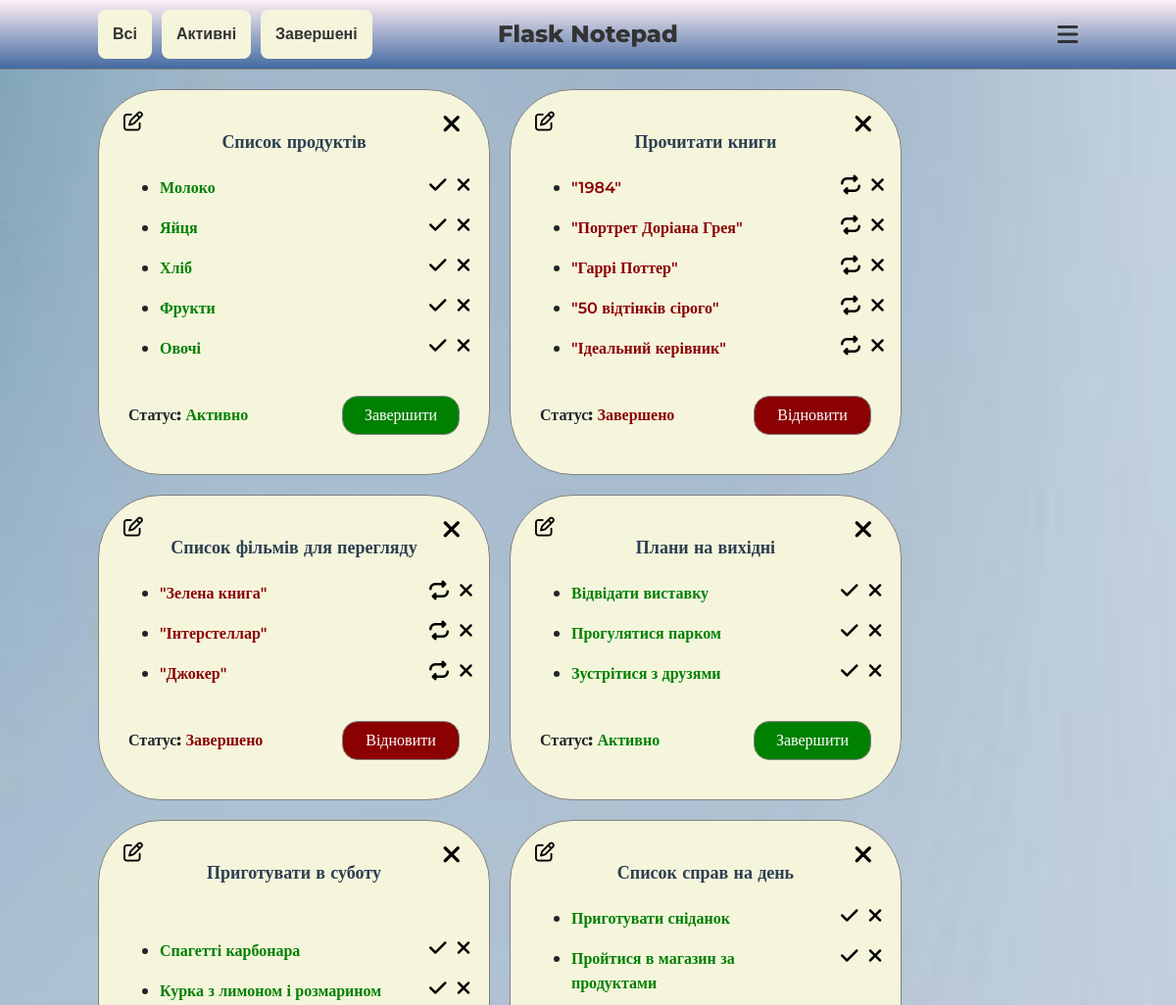
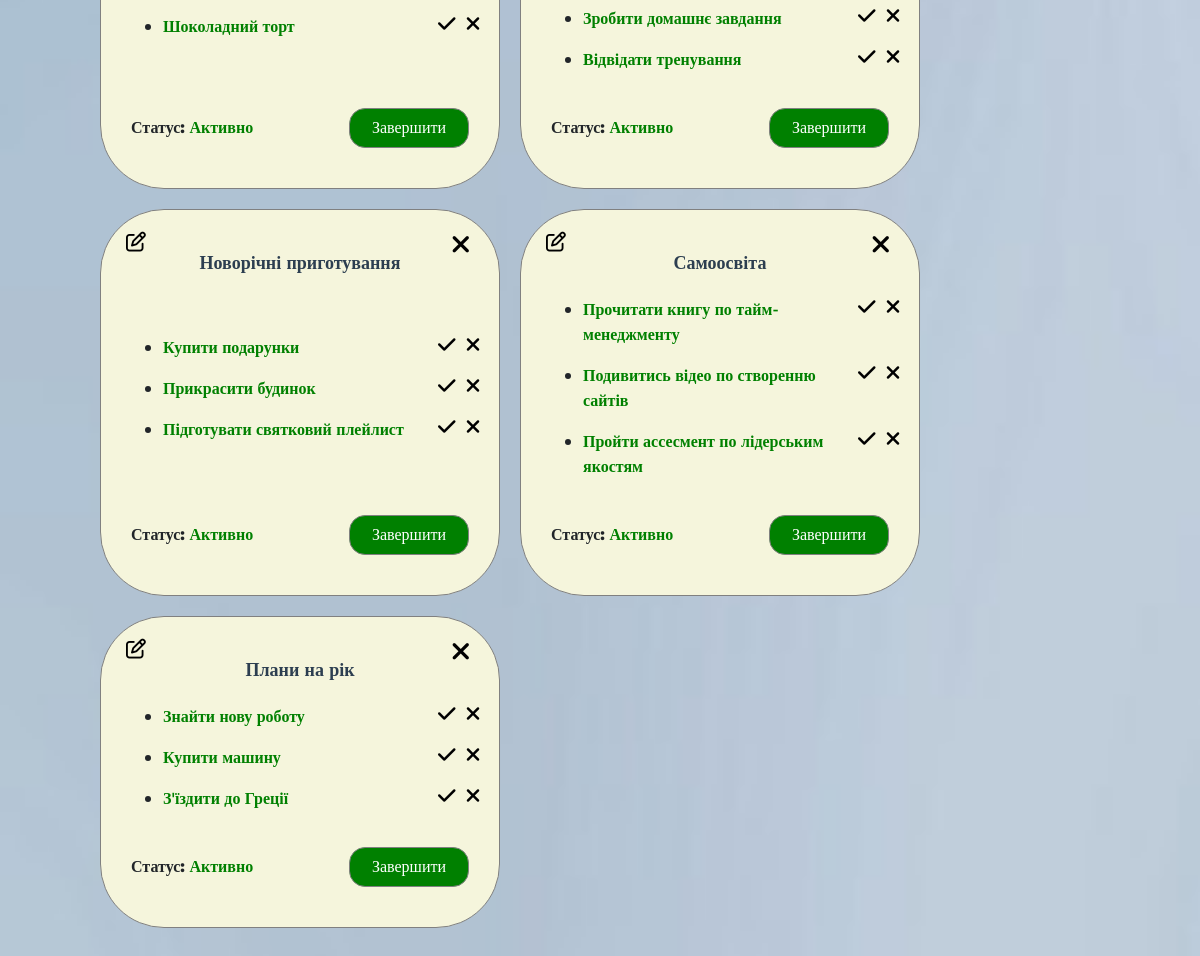
The page / on the database its author committed (2 pictures, top to bottom).
### my_app/models.py (models this page shows)
class ToDo(db.Model):
    id = db.Column(db.Integer, primary_key=True)
    title = db.Column(db.String(300))
    is_complete = db.Column(db.Boolean)
    subtasks = db.relationship('Subtask', backref='todo', cascade='all, delete-orphan')

class Subtask(db.Model):
    id = db.Column(db.Integer, primary_key=True)
    title = db.Column(db.String(300))
    is_complete = db.Column(db.Boolean)
    todo_id = db.Column(db.Integer, db.ForeignKey('to_do.id'), nullable=False)

### my_app/routes.py (the view)
@app.get('/')
def home():
    status = request.args.get('status')  # Отримуємо параметр 'status' з URL
    if status == 'active':
        todo_list = ToDo.query.filter_by(is_complete=False).all()
    elif status == 'completed':
        todo_list = ToDo.query.filter_by(is_complete=True).all()
    else:
        todo_list = ToDo.query.all()
    return render_template('my_app/index.html', todo_list=todo_list, title='Головна сторінка')

### my_app/templates/my_app/index.html (shortened to what this page needs)
{% extends 'my_app/layout.html' %}
{% block content %}
<header>
    <div class="header_block">
        <div class="sort">
            <a href="{{ url_for('home') }}">Всі</a>
            <a href="{{ url_for('home', status='active') }}">Активні</a>
            <a href="{{ url_for('home', status='completed') }}">Завершені</a>
        </div>
        <p class="main_name">Flask Notepad</p>
        <div class="add_notations" id="add_notation"><i class="fa-solid fa-bars"></i></div>
    </div>
</header>
<main>
    <div class="notations_block">
        {% for todo in todo_list %}
            <div class="notation_block">
                <p class="notation_title">{{ todo.title }}</p>
                <i onclick="openEditMenu('{{ todo.id }}')" class="edit fa-regular fa-pen-to-square"></i>
                <a class="cancel" href="/delete/{{ todo.id }}"><i class="fa-solid fa-xmark"></i></a>
                <div class="subtasks">
                    {% for subtask in todo.subtasks %}
                        <div class="subtask_block">
                            <ul>
                                <li>
                                    <div class="subtask_li">
                                        <form class="subtask_form col-12" action="/update/subtask/{{ subtask.id }}" method="post">
                                            {% if subtask.is_complete == False %}
                                                <div class="subtask_text_block">
                                                    <span class="active_status">{{ subtask.title }}</span></span>
                                                </div>
                                                <button type="submit"><i class="fa-solid fa-check"></i></button>
                                            {% else %}
                                                <div class="subtask_text_block">
                                                    <span class="dis_status">{{ subtask.title }}</span></span>
                                                </div>
                                                <button type="submit"><i class="fa-solid fa-repeat"></i></i></button>
                                            {% endif %}
                                        </form>
                                        <form action="/delete/subtask/{{ subtask.id }}" method="post">
                                            <button type="submit"><i class="fa-solid fa-xmark"></i></button>
                                        </form>
                                    </div>
                                </li>
                            </ul>
                        </div>
                    {% endfor %}
                </div>
                <div class="status">
                    <form action="/update/{{ todo.id }}" method="post">
                        {% if todo.is_complete == False %}
                            <div class="status_block">
                                <span class="notation_status">Статус: <span class="active_status">Активно</span></span>
                                <button class="active_button" type="submit">Завершити</button>
                            </div>
                        {% else %}
                            <div class="status_block">
                                <span class="notation_status">Статус: <span class="dis_status">Завершено</span></span>
                                <button class="button_dis" type="submit">Відновити</button>
                            </div>
                        {% endif %}
                    </form>
                </div>
            </div>
        {% endfor %}
    </div>
</main>
{% endblock content %}

### my_app/templates/my_app/layout.html (shortened to what this page needs)
<!doctype html>
<html lang="ru">
<head>
    <link href="https://cdn.jsdelivr.net/npm/bootstrap@5.3.0/dist/css/bootstrap.min.css" rel="stylesheet">
    <link rel="stylesheet" href="{{ url_for('static', filename='css/main.css') }}">
</head>
<body>
{% block content %}
{% endblock content %}
</body>
</html>

### my_app/static/css/main.css (style rules this page uses)
* { padding: 0; margin: 0; }
body { background-image: url('../img/background.jpg'); background-repeat: no-repeat; background-size: cover; min-height: 100vh; }
header { border-bottom: 1px solid grey; background-image: linear-gradient(#FFF0F5,#4369A1); }
.header_block { height: 70px; display: flex; margin: 0 100px; padding: 10px 0; justify-content: space-between; position: relative; }
.header_block .main_name { position: absolute; top: 10px; left: 50%; height: 50px; color: #333333; display: flex; justify-content: center; align-items: center; margin: 0; margin-left: -92px; font-family: 'Montserrat'; font-weight: 800; font-size: 24px; }
.header_block .add_notations { display: flex; align-items: center; justify-content: center; }
.header_block i { color: #333333; font-size: 24px; cursor: pointer; transition: all .5s ease; }
.header_block .sort { display: flex; }
.header_block .sort a { display: flex; justify-content: center; align-items: center; font-family: 'Montserrat', sans-serif; font-weight: 800; font-size: 16px; margin: 0 10px 0 0; text-decoration: none; background-color: #f5f5dc; color: #333333; padding: 10px 15px; border-radius: 8px; transition: all .5s ease; }
.notations_block { display: flex; padding: 20px 100px; flex-wrap: wrap; }
.notation_block { position: relative; width: 400px; min-height: 300px; border: 1px solid grey; border-radius: 64px; margin: 0 20px 20px 0; padding: 40px 30px; background: #f5f5dc; display: flex; flex-direction: column; justify-content: space-between; }
.notation_block .cancel { position: absolute; top: 15px; left: 350px; color: black; font-size: 26px; transition: all .5s ease; }
.notation_block .edit { position: absolute; top: 22px; left: 25px; color: black; cursor: pointer; font-size: 20px; transition: all .5s ease; }
.notation_block .notation_title { color: #2C3E50; display: flex; justify-content: center; align-items: center; font-family: 'Montserrat'; font-weight: 800; font-size: 18px; margin-bottom: 20px; }
.status { margin-top: 20px; }
.status_block { display: flex; justify-content: space-between; align-items: center; }
.status_block button { font-family: 'Montserrat'; font-weight: 400; font-size: 16px; width: 120px; height: 40px; border: 1px solid grey; border-radius: 16px; transition: all .5s ease; }
.notation_status { font-family: 'Montserrat'; font-weight: 800; font-size: 16px; }
.active_status { font-family: 'Montserrat'; font-weight: 600; font-size: 16px; color: green; }
.dis_status { font-family: 'Montserrat'; font-weight: 600; font-size: 16px; color: darkred; }
.active_button { background: green; color: white; }
.button_dis { background: darkred; color: white; }
.subtask_li { display: flex; width: 100%; }
.subtask_li .subtask_form { display: flex; justify-content: space-between; }
.subtask_li .subtask_form .subtask_text_block { width: 250px; word-wrap: break-word; }
.subtask_li button { display: flex; justify-content: center; align-items: flex-start; background: transparent; border: 0; }
.subtask_li button i { font-size: 20px; }
.subtask_li button i:first-child { margin-right: 10px; }
.subtask_block { position: relative; display: flex; align-items: center; }

### rows shown on the page
ToDo: title "Список продуктів", shows "Статус:", is_complete "Активно"
Subtask: title "Молоко"
Subtask: title "Яйця"
Subtask: title "Хліб"
Subtask: title "Фрукти"
Subtask: title "Овочі"
ToDo: title "Прочитати книги", shows "Статус:", is_complete "Завершено"
Subtask: title "\"1984\""
Subtask: title "\"Портрет Доріана Грея\""
Subtask: title "\"Гаррі Поттер\""
Subtask: title "\"50 відтінків сірого\""
Subtask: title "\"Ідеальний керівник\""
ToDo: title "Список фільмів для перегляду", shows "Статус:", is_complete "Завершено"
Subtask: title "\"Зелена книга\""
Subtask: title "\"Інтерстеллар\""
Subtask: title "\"Джокер\""
ToDo: title "Плани на вихідні", shows "Статус:", is_complete "Активно"
Subtask: title "Відвідати виставку"
Subtask: title "Прогулятися парком"
Subtask: title "Зустрітися з друзями"
ToDo: title "Приготувати в суботу", shows "Статус:", is_complete "Активно"
Subtask: title "Спагетті карбонара"
Subtask: title "Курка з лимоном і розмарином"
Subtask: title "Шоколадний торт"
ToDo: title "Список справ на день", shows "Статус:", is_complete "Активно"
Subtask: title "Приготувати сніданок"
Subtask: title "Пройтися в магазин за продуктами"
Subtask: title "Зробити домашнє завдання"
Subtask: title "Відвідати тренування"
ToDo: title "Новорічні приготування", shows "Статус:", is_complete "Активно"
Subtask: title "Купити подарунки"
Subtask: title "Прикрасити будинок"
Subtask: title "Підготувати святковий плейлист"
ToDo: title "Самоосвіта", shows "Статус:", is_complete "Активно"
Subtask: title "Прочитати книгу по тайм-менеджменту"
Subtask: title "Подивитись відео по створенню сайтів"
Subtask: title "Пройти ассесмент по лідерським якостям"
ToDo: title "Плани на рік", shows "Статус:", is_complete "Активно"
Subtask: title "Знайти нову роботу"
Subtask: title "Купити машину"
Subtask: title "З'їздити до Греції"
